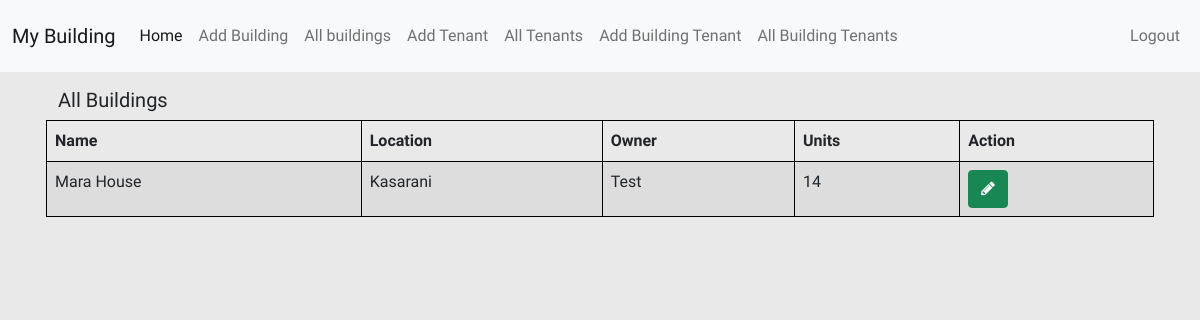
The app's page / (signed in) with its own data.
### rental/models.py (models this page shows, shortened)
class Building(models.Model):
    name = models.CharField(max_length = 255, blank = False)
    location  = models.CharField(max_length =255, blank=False)
    owner = models.CharField(max_length = 255, blank=False)
    units_count = models.CharField(max_length = 255, blank=False)

### rental/views.py (the view)
# urls.py: path('', views.index, name='index'),
@login_required(login_url='login')
def index(request):
    buildings = Building.objects.all()
    if buildings:
        if request.method == 'GET':
            return render(request, 'rentals/index.html',
                {'buildings': buildings}
            )
        if request.method == 'POST':
            return HttpResponse("Method not allowed")
    return render(request, 'rentals/index.html',
        { 'messages' : "No buildings found" }
    )

### rental/templates/rentals/index.html (shortened to what this page needs)
{% extends 'rentals/layout.html' %}
{% block body-content %}
<div class="container">
    <div class="row all p-3">
        <table style="border: 1px Solid black!important;" class="table table-bordered table-striped">
        <thead>
            <tr>
                <h5>All Buildings</h5>
            </tr>
        </thead>
            <thead>
                <tr>
                    <th>Name</th>
                    <th>Location</th>
                    <th>Owner</th>
                    <th>Units </th>
                    <th>Action</th>
                </tr>
            </thead>
            <tbody>
                {% for building in buildings %}
                <tr>
                    <td>
                        {{building.name}}
                    </td>
                    <td>
                        {{building.location}}
                    </td>
                    <td>
                        {{building.owner}}
                    </td>
                    <td>
                        {{building.units_count}}
                    </td>
                    <td>
                        <a class="btn btn-success" href="{% url 'updateBuilding' building.id%} "><i class="fa fa-pencil"></i></a>
                    </td>
                </tr>
                {% endfor %}
            </tbody>
        </table>
    </div>
</div>
{% endblock body-content %}

### rental/static/rentals/main.css (style rules this page uses)
body { background-color: rgb(233, 233, 233)!important; box-sizing: border-box; overflow-x: hidden; font-family: 'Assistant', sans-serif; }

### records on screen
Building: name "Mara House", location "Kasarani", owner "Test", units_count "14"
